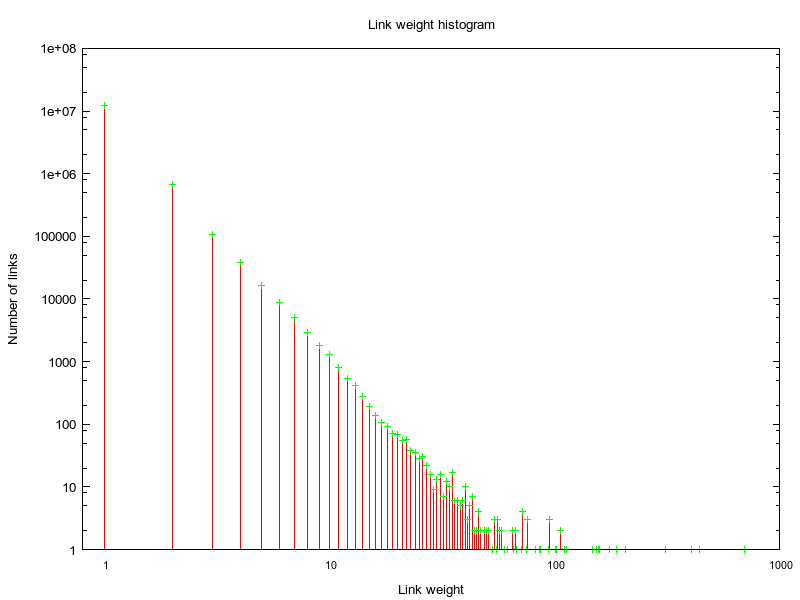

Write gnuplot code to recreate this figure.
set terminal pngcairo transparent enhanced font "arial,10" size 800, 600 
set output "link-weight-histogram.png"
set title "Link weight histogram" 

set logscale y
set ylabel "Number of links"

set logscale x
set xrange [ 0.8 : ]
set xtics scale 0 font ",8"
set xlabel "Link weight"

plot 'link-weight-histogram.dat' using 1:2 with impulses title "", \
     'link-weight-histogram.dat' using 1:2 with points title ""
